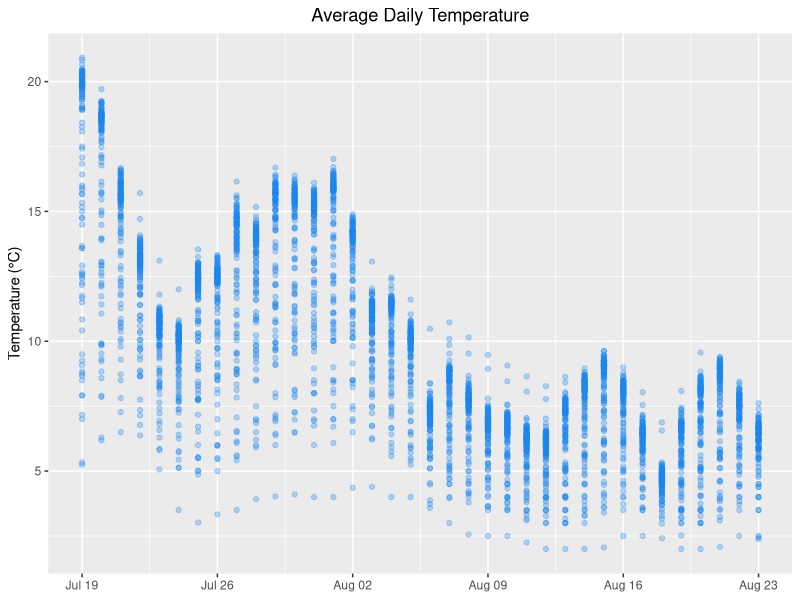
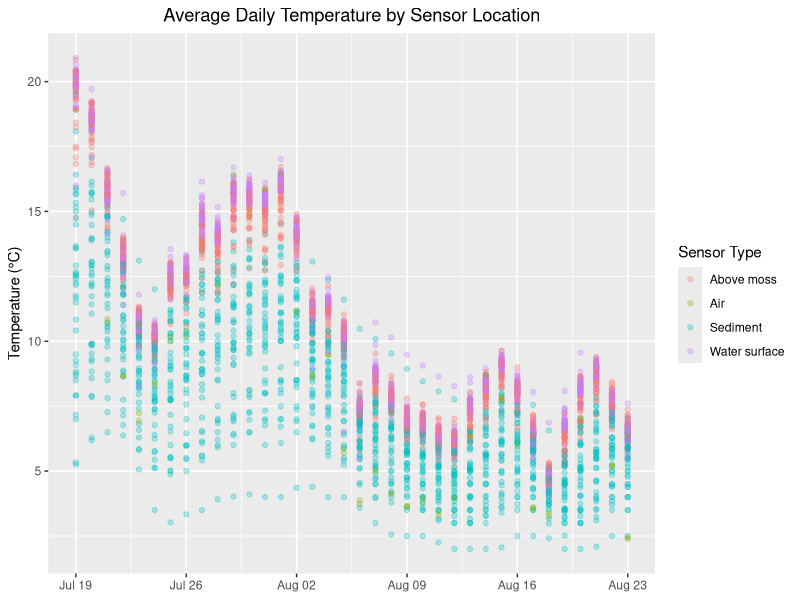
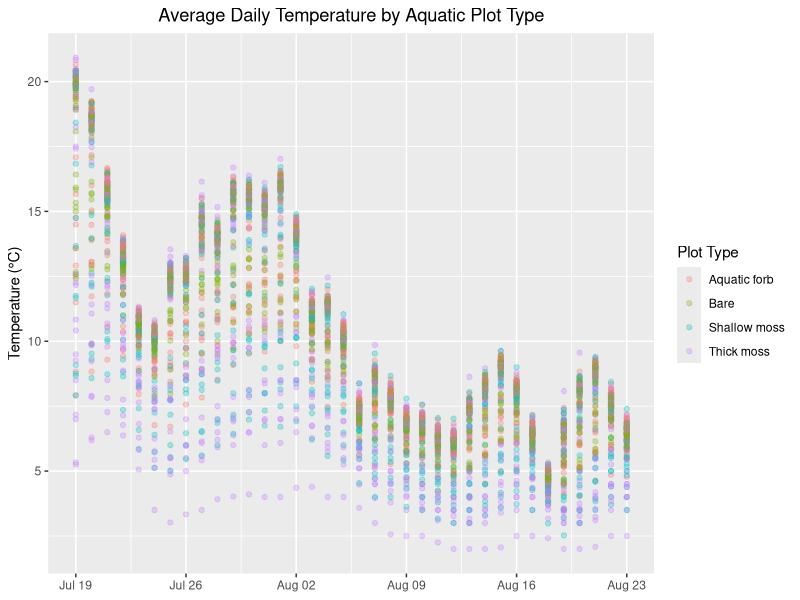
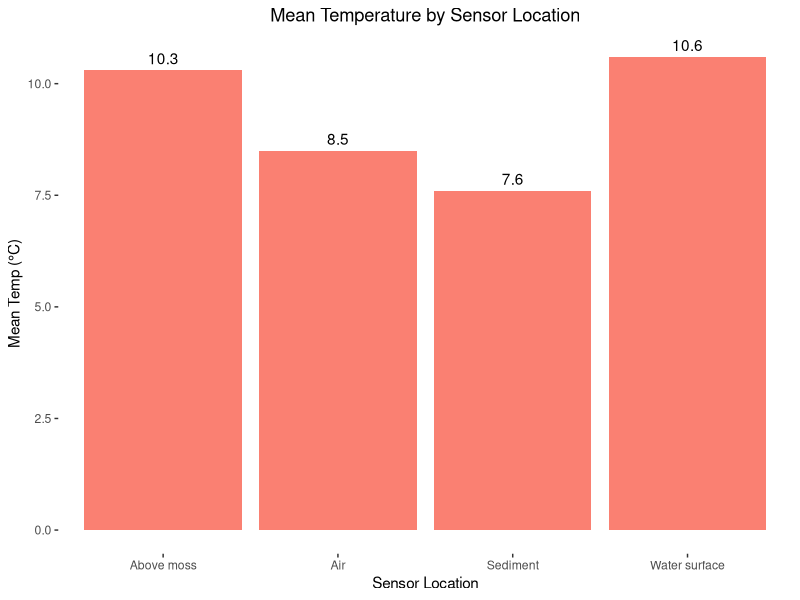
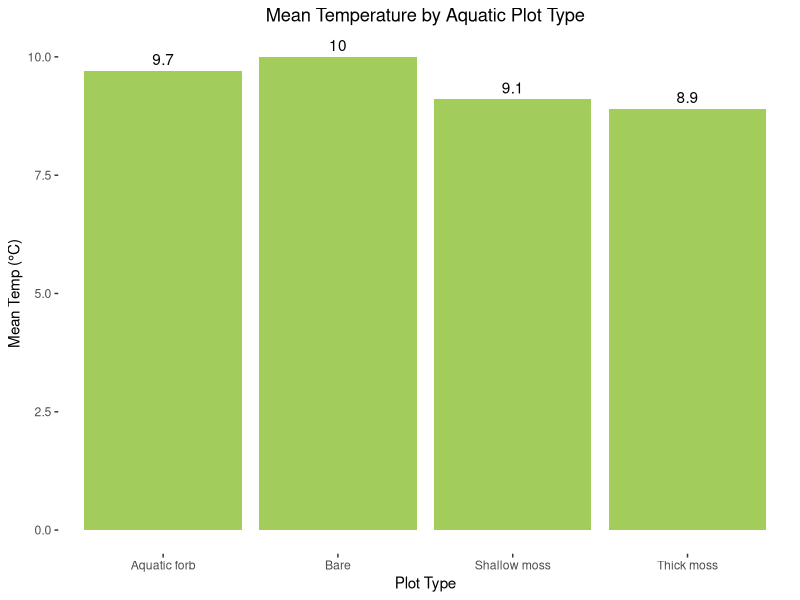
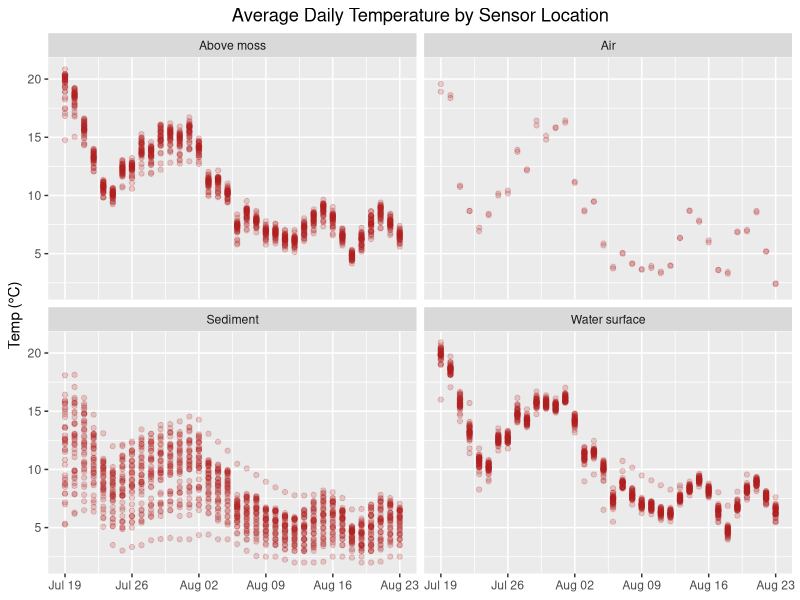
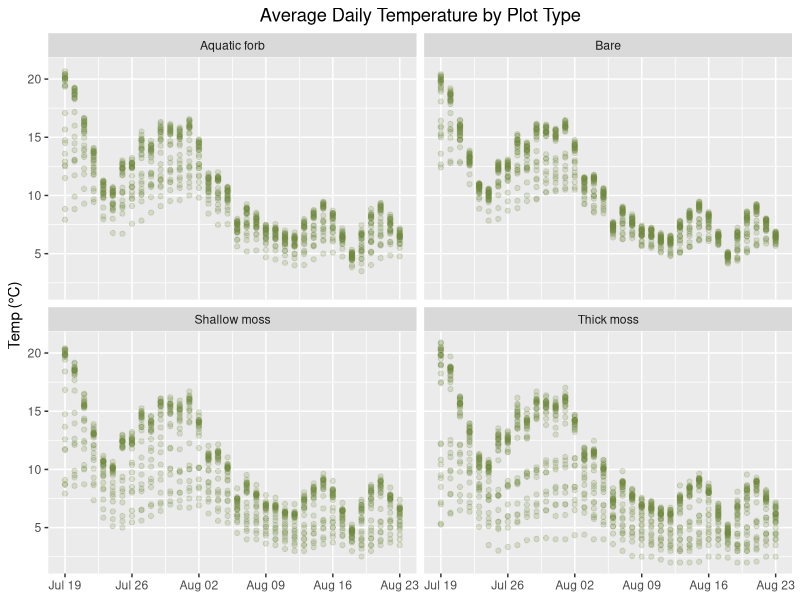
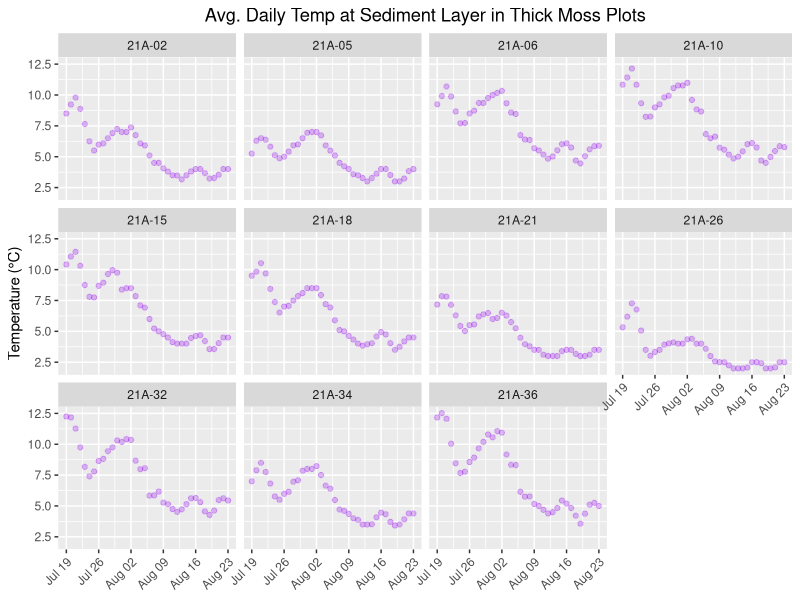

Write R code to recreate these figures, in order.
## ---- chunk 1
knitr::opts_chunk$set(fig.width = 8, fig.height = 5, echo = FALSE, warning = FALSE, message = FALSE)
## ---- chunk 2
library(dplyr)
library(tidyr)
library(readr)
library(ggplot2)
library(scales)
library(here)
library(stringr)
## ---- chunk 3
#read in ibutton temp data

ibtn_temp <- read.csv("../data/ibtn_temp_tbl.csv")
## ---- chunk 4
# transform data table from wide to long format

temp_long <- ibtn_temp %>% 
  pivot_longer(cols = c(-Date, -Time), names_to = "iBtn_ID", values_to = "temp_c") 
## ---- chunk 5
# convert date col from char to date format
date_temp_long <- data.frame(temp_long)
date_temp_long$Date <- as.Date(date_temp_long$Date)
## ---- chunk 6
#read in plot type table

plot_type <- read.csv("../data/plot_type_tbl.csv")
## ---- chunk 7
# join both tables together

iBtn_summaryX <- left_join(date_temp_long, plot_type, by = c("iBtn_ID")) 
## ---- chunk 8
# remove leading X from iBtn_ID

iBtn_summary <- iBtn_summaryX %>% 
  mutate_at("iBtn_ID", str_replace, "X", "")

knitr::kable(head(iBtn_summary[, 1:7]), "simple", col.names = c("Date","Time","iBtn ID","Temp (\u00B0C)","Plot ID","Sensor Type","Plot Type"))
## ---- chunk 9
# calculate average daily temp

avg_daily_temp <- iBtn_summary %>%
  group_by(Date, iBtn_ID, Plot_ID, Sensor_type, Plot_type) %>% 
  summarize(avg_daily_temp = mean(temp_c, na.rm = T), .groups = "drop")

knitr::kable(head(avg_daily_temp[, 1:6]), "simple", col.names = c("Date","iBtn ID","Plot ID","Sensor Type","Plot Type","Avg Daily Temp (\u00B0C)"))
## ---- chunk 10
#plot adt all ibuttons

p <- ggplot(avg_daily_temp, aes(x = Date, y = avg_daily_temp)) +
  geom_point(alpha = 0.3, color = "dodgerblue2") +
  labs(title = "Average Daily Temperature", x = NULL, y = "Temperature (\u00B0C)") +
  theme(plot.title = element_text(hjust = 0.5))

p

p.adt_all_ibtn <- p
## ---- chunk 11
ggsave(here("iButtons/figures/", "adt-all-ibtn8x5.png"), plot = p.adt_all_ibtn)
## ---- chunk 12
# plot by sensor location

p <- ggplot(avg_daily_temp, aes(x = Date, y = avg_daily_temp, color=Sensor_type)) +
  geom_point(alpha = 0.3) +
  labs(title = "Average Daily Temperature by Sensor Location", x = NULL, y = "Temperature (\u00B0C)", color = "Sensor Type")  +
  theme(plot.title = element_text(hjust = 0.5))

p

p.adt_sensor_loc <-  p
## ---- chunk 13
ggsave(here("iButtons/figures/", "adt-sensor-loc8x5.png"), plot = p)
## ---- chunk 14
# subset to remove sensors not assoc with plots

adt_plot_clean <- subset(avg_daily_temp, Plot_type!="N/A" & Plot_type!="Lake")
## ---- chunk 15
# plot by plot type

p <- ggplot(adt_plot_clean, aes(x = Date, y = avg_daily_temp, color=Plot_type)) +
  geom_point(alpha = 0.3) +
  labs(title = "Average Daily Temperature by Aquatic Plot Type", x = NULL, y = "Temperature (\u00B0C)", color = "Plot Type")  +
  theme(plot.title = element_text(hjust = 0.5))

p

p.adt_plot_type <- p
## ---- chunk 16
ggsave(here("iButtons/figures/", "adt-plot-type8x5.png"), plot = p.adt_plot_type)
## ---- chunk 17
# calculate avg daily temp for each day by sensor type

adt_sensor_type <- iBtn_summary %>% 
  group_by(Date, Sensor_type) %>% 
  summarize(avg_daily_temp = mean(temp_c, na.rm = T), .groups = "drop")
## ---- chunk 18
# calculate mean for all days by sensor location

mean_sensor_type <- iBtn_summary %>% 
  group_by(Sensor_type) %>% 
  summarize(avg_daily_temp = mean(temp_c, na.rm = T), .groups = "drop") %>% mutate(across(where(is.numeric), ~ round(., 1)))
## ---- chunk 19
# plot mean sensor type for season

p <- ggplot(mean_sensor_type, aes(Sensor_type, avg_daily_temp)) +
  geom_col(fill="salmon") +
  labs(title = "Mean Temperature by Sensor Location", x = "Sensor Location", y = "Mean Temp (\u00B0C)") + theme(panel.background = element_blank(), plot.title = element_text(hjust = 0.5)) +
  geom_text(aes(label = avg_daily_temp), vjust = -0.5)

p

knitr::kable(head(mean_sensor_type[, 1:2]), "simple", col.names = c("Sensor Type", "Mean Temp (\u00B0C)"))

p.mean_sensor <- p
## ---- chunk 20
# print plot

ggsave(here("ibuttons/figures/", "mean-sensor-loc.png"), plot = p.mean_sensor)
## ---- chunk 21
# subset to remove sensors not assoc with plots
# then calculate average daily temp for each day by plot type

iBtn_summary_plot <- subset(iBtn_summary, Plot_type!="N/A" & Plot_type!="Lake")

adt_plot_type <- iBtn_summary_plot %>% 
  group_by(Date, Plot_type) %>% 
  summarize(avg_daily_temp = mean(temp_c, na.rm = T), .groups = "drop")
## ---- chunk 22
# calculate mean for all days by plot type

mean_plot_type <- iBtn_summary_plot %>% 
  group_by(Plot_type) %>% 
  summarize(avg_daily_temp = mean(temp_c, na.rm = T), .groups = "drop") %>% mutate(across(where(is.numeric), ~ round(., 1)))
## ---- chunk 23
# plot mean plot type for season

p <- ggplot(mean_plot_type, aes(Plot_type, avg_daily_temp)) +
  geom_col(fill="darkolivegreen3") +
  labs(title = "Mean Temperature by Aquatic Plot Type", x = "Plot Type", y = "Mean Temp (\u00B0C)") + theme(panel.background = element_blank(), plot.title = element_text(hjust = 0.5)) +
  geom_text(aes(label = avg_daily_temp), vjust = -0.5)

p

knitr::kable(head(mean_plot_type[, 1:2]), "simple", col.names = c("Plot Type", "Mean Temp (\u00B0C)"))

p.mean_plot <- p
## ---- chunk 24
# print plot

ggsave(here("ibuttons/figures/", "mean-plot.png"), plot = p.mean_plot)
## ---- chunk 25
# Facet plot by sensor type

p <- ggplot(avg_daily_temp, aes(x = Date, y = avg_daily_temp)) +
  geom_point(alpha=0.2, color = "firebrick") +
  facet_wrap(~Sensor_type, ncol=2) +
  labs(title = "Average Daily Temperature by Sensor Location", x = NULL, y = "Temp (\u00B0C)")  +
  theme(plot.title = element_text(hjust = 0.5))

p

p.adt_sensor_facet <- p
## ---- chunk 26
ggsave(here("iButtons/figures/", "adt-sensor-facet.png"), plot = p.adt_sensor_facet)
## ---- chunk 27
# Facet plots by plot type

p <- ggplot(adt_plot_clean, aes(x = Date, y = avg_daily_temp)) +
  geom_point(alpha=0.2, color = "darkolivegreen4") +
  facet_wrap(~Plot_type, ncol=2) +
  labs(title = "Average Daily Temperature by Plot Type", x = NULL, y = "Temp (\u00B0C)") +
  theme(plot.title = element_text(hjust = 0.5))

p

p.adt_plot_facet <- p
## ---- chunk 28
ggsave(here("iButtons/figures/", "adt-plot-facet.png"), plot = p.adt_plot_facet)
## ---- chunk 29
# filter out some plots for smaller facet set

sedi_moss_filter <- avg_daily_temp %>% 
    filter(Sensor_type == "Sediment", Plot_type == "Thick moss")
## ---- chunk 30
# Facet plots by select plots

p <- ggplot(sedi_moss_filter, aes(x = Date, y = avg_daily_temp)) +
  geom_point(alpha = 0.3, color = "purple") +
  facet_wrap(~Plot_ID, ncol = 4) + 
  labs(title = "Avg. Daily Temp at Sediment Layer in Thick Moss Plots", x = NULL, y = "Temperature (\u00B0C)") +
  theme(plot.title = element_text(hjust = 0.5), axis.text.x = element_text(angle=45, hjust = 1))

p

p.sedi_moss_facet <- p
## ---- chunk 31
ggsave(here("ibuttons/figures/","sedi-moss-facet.png"), plot = p.sedi_moss_facet, width = 8, height = 5, units = "in")
